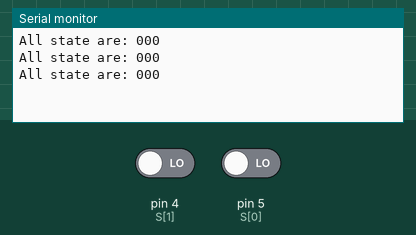
Simulated run of this sketch. Board: Arduino Uno, built with avr-gcc and run on an emulated ATmega328P. Parts: the last lines printed to the serial monitor. The inputs (shaded band) are chosen by the test bench; at power-on: pin 4 (S[1]) LOW, pin 5 (S[0]) LOW.

Above: at 10.8 s.
10.9 s: pin 4 (S[1]) driven HIGH
At 15.4 s:
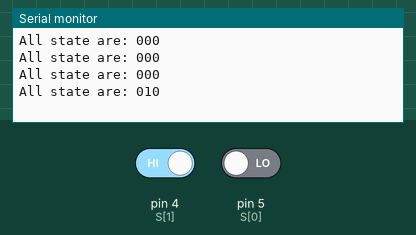
16.9 s: pin 5 (S[0]) driven HIGH
At 20.4 s:
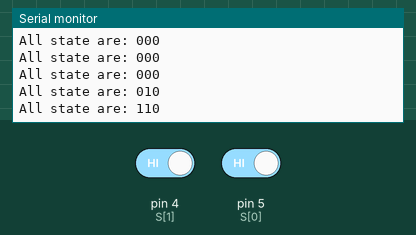
22.9 s: pin 4 (S[1]) driven LOW
At 25.4 s:
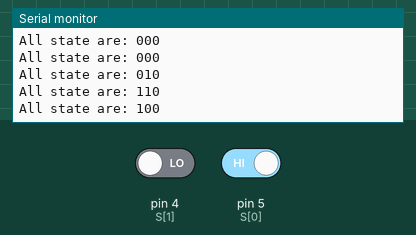
Timing chart, 0 to 26.9 s (numbered marks = the images above; inputs shaded):
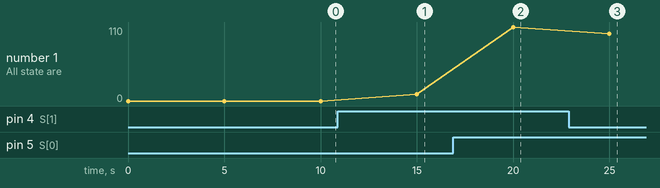

The sketch:

receive-dev.ino
```cpp
const int S[3] = {5,4,0};
const int Size = 3;
void setup() {
  Serial.begin(115200);
  pinMode(S[0],INPUT);
  pinMode(S[1],INPUT);
  pinMode(S[2],INPUT);
}

void loop() {
  int state[3];
  int i = 0;
  for(i=0;i<Size;i++){
    state[i] = digitalRead(S[i]);
  }
  int j = 0;
  Serial.print("All state are: ");
  for(j=0;j<Size;j++){
    Serial.print(state[j]);
  }
  Serial.println();
  //using wifi to send data
  delay(5000);
}
```

Measured:
- after the input at 10.9 s, the serial monitor: prints a new line after 4.1 s (image 1)
- after the input at 16.9 s, the serial monitor: prints a new line after 3.1 s (image 2)
- after the input at 22.9 s, the serial monitor: prints a new line after 2.1 s (image 3)
- plotted number 1: 0 → 10 after the input at 10.9 s, 10 → 110 after the input at 16.9 s, 110 → 100 after the input at 22.9 s
